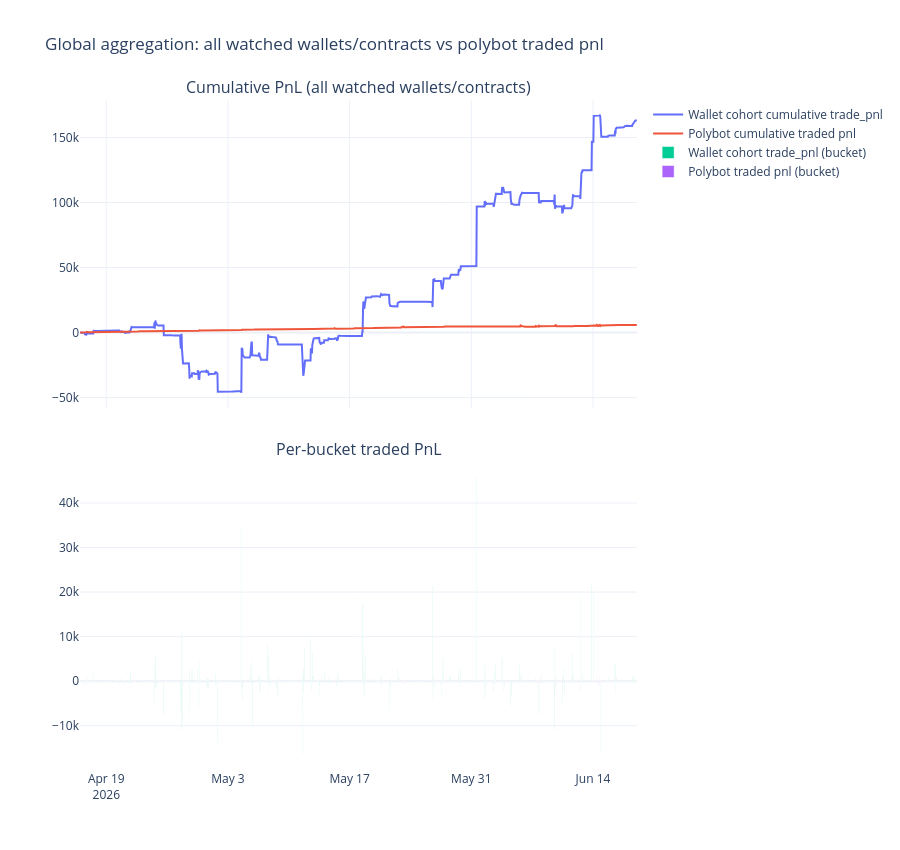

Notebook code cell kept with this figure:
### Code cell
fig_global = make_subplots(
    rows=2, cols=1, shared_xaxes=True, vertical_spacing=0.08,
    subplot_titles=('Cumulative PnL (all watched wallets/contracts)', 'Per-bucket traded PnL')
)

fig_global.add_trace(
    go.Scatter(x=agg.index, y=agg['wallet_cum_trade_pnl'], mode='lines', name='Wallet cohort cumulative trade_pnl'),
    row=1, col=1
)
fig_global.add_trace(
    go.Scatter(x=agg.index, y=agg['polybot_cum_trade_pnl'], mode='lines', name='Polybot cumulative traded pnl'),
    row=1, col=1
)

fig_global.add_trace(
    go.Bar(x=agg.index, y=agg['wallet_trade_pnl'], name='Wallet cohort trade_pnl (bucket)'),
    row=2, col=1
)
fig_global.add_trace(
    go.Bar(x=agg.index, y=agg['polybot_trade_pnl'], name='Polybot traded pnl (bucket)'),
    row=2, col=1
)

fig_global.update_layout(
    height=850, template='plotly_white',
    title='Global aggregation: all watched wallets/contracts vs polybot traded pnl',
    barmode='group',
)
fig_global.show()

### Figure 1 — Plotly figure (JSON) as saved in the notebook; plotly's stock layout.template omitted (floating-point values rounded to 4 significant figures; data arrays with more than 128 entries replaced by an {"elided": "..."} marker saying what was removed)
{"data": [{"mode": "lines", "name": "Wallet cohort cumulative trade_pnl", "type": "scatter", "x": {"elided": "1538 str values"}, "xaxis": "x", "y": {"elided": "1538 float values"}, "yaxis": "y"}, {"mode": "lines", "name": "Polybot cumulative traded pnl", "type": "scatter", "x": {"elided": "1538 str values"}, "xaxis": "x", "y": {"elided": "1538 float values"}, "yaxis": "y"}, {"name": "Wallet cohort trade_pnl (bucket)", "type": "bar", "x": {"elided": "1538 str values"}, "xaxis": "x2", "y": {"elided": "1538 float values"}, "yaxis": "y2"}, {"name": "Polybot traded pnl (bucket)", "type": "bar", "x": {"elided": "1538 str values"}, "xaxis": "x2", "y": {"elided": "1538 float values"}, "yaxis": "y2"}], "layout": {"annotations": [{"font": {"size": 16}, "showarrow": false, "text": "Cumulative PnL (all watched wallets/contracts)", "x": 0.5, "xanchor": "center", "xref": "paper", "y": 1, "yanchor": "bottom", "yref": "paper"}, {"font": {"size": 16}, "showarrow": false, "text": "Per-bucket traded PnL", "x": 0.5, "xanchor": "center", "xref": "paper", "y": 0.46, "yanchor": "bottom", "yref": "paper"}], "barmode": "group", "height": 850, "title": {"text": "Global aggregation: all watched wallets/contracts vs polybot traded pnl"}, "xaxis": {"anchor": "y", "domain": [0, 1], "matches": "x2", "showticklabels": false}, "xaxis2": {"anchor": "y2", "domain": [0, 1]}, "yaxis": {"anchor": "x", "domain": [0.54, 1]}, "yaxis2": {"anchor": "x2", "domain": [0, 0.46]}}}
